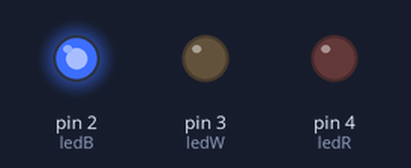
A sketch run on a simulated Arduino Uno, built with avr-gcc and run on an emulated ATmega328P. On the bench: output pins drawn as LEDs (lit = HIGH). What the sketch prints to the serial monitor is not drawn.

Above: at 9.12 s.
At 11.37 s:
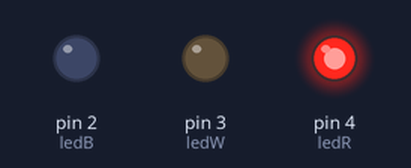
Timing chart, 0 to 12.0 s (numbered marks = the images above):
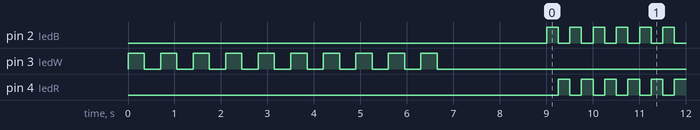

Measured:
- by itself, pin 2 (ledB), pin 4 (ledR): alternates HIGH for 0.25 s and LOW for 0.25 s

The sketch:

Arduino_FOR.ino
```cpp
// Atribuir nomes aos pinos
// Botões 1 e 2
#define BT1 8
#define BT2 9
#define BT3 10
// LEDs
#define ledB 2
#define ledW 3
#define ledR 4

// bool statusBT1;

int contador;
// variável do tipo inteiro ---> 2^16 = 65.536 (64k)

void setup() {
  Serial.begin(9600);
  // Configurar o sentido dos pinos de I/O
  pinMode(BT1, INPUT);
  pinMode(BT2, INPUT);
  pinMode(BT3, INPUT);

  pinMode(ledB, OUTPUT);
  pinMode(ledW, OUTPUT);
  pinMode(ledR, OUTPUT);

  for(int i = 0; i < 10; i++) {
    Serial.println();
    piscaW();
  }
  Serial.println("Fim da inicializacao");
  delay(2000);
}

// Rotina principal
void loop() {
  piscaRB();
}

void piscaRB(){
  digitalWrite(ledB, HIGH);
  digitalWrite(ledR, LOW);
  delay(250);
  digitalWrite(ledR, HIGH);
  digitalWrite(ledB, LOW);
  delay(250);
}

void piscaW(){
  digitalWrite(ledR, LOW);
  digitalWrite(ledW, HIGH);
  delay(350);
  digitalWrite(ledW, LOW);
  delay(350);
}
```
